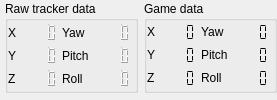
        <widget class="QFrame" name="top_display">
         <property name="sizePolicy">
          <sizepolicy hsizetype="Preferred" vsizetype="Maximum">
           <horstretch>0</horstretch>
           <verstretch>0</verstretch>
          </sizepolicy>
         </property>
         <property name="frameShape">
          <enum>QFrame::NoFrame</enum>
         </property>
         <property name="lineWidth">
          <number>0</number>
         </property>
         <layout class="QHBoxLayout" name="horizontalLayout_3">
          <property name="spacing">
           <number>6</number>
          </property>
          <property name="leftMargin">
           <number>5</number>
          </property>
          <property name="topMargin">
           <number>0</number>
          </property>
          <property name="rightMargin">
           <number>0</number>
          </property>
          <property name="bottomMargin">
           <number>6</number>
          </property>
          <item>
           <widget class="QGroupBox" name="box_raw_headpose">
            <property name="sizePolicy">
             <sizepolicy hsizetype="MinimumExpanding" vsizetype="Maximum">
              <horstretch>0</horstretch>
              <verstretch>0</verstretch>
             </sizepolicy>
            </property>
            <property name="title">
             <string>Raw tracker data</string>
            </property>
            <layout class="QGridLayout" name="gridLayout_12">
             <property name="leftMargin">
              <number>0</number>
             </property>
             <property name="topMargin">
              <number>0</number>
             </property>
             <property name="rightMargin">
              <number>0</number>
             </property>
             <property name="bottomMargin">
              <number>0</number>
             </property>
             <property name="spacing">
              <number>0</number>
             </property>
             <item row="0" column="3">
              <widget class="QLCDNumber" name="raw_yaw">
               <property name="enabled">
                <bool>true</bool>
               </property>
               <property name="sizePolicy">
                <sizepolicy hsizetype="Minimum" vsizetype="Minimum">
                 <horstretch>0</horstretch>
                 <verstretch>0</verstretch>
                </sizepolicy>
               </property>
               <property name="font">
                <font>
                 <stylestrategy>NoAntialias</stylestrategy>
                 <kerning>false</kerning>
                </font>
               </property>
               <property name="frameShape">
                <enum>QFrame::NoFrame</enum>
               </property>
               <property name="frameShadow">
                <enum>QFrame::Plain</enum>
               </property>
               <property name="lineWidth">
                <number>1</number>
               </property>
               <property name="smallDecimalPoint">
                <bool>true</bool>
               </property>
               <property name="digitCount">
                <number>4</number>
               </property>
               <property name="segmentStyle">
                <enum>QLCDNumber::Outline</enum>
               </property>
              </widget>
             </item>
             <item row="2" column="0">
              <widget class="QLabel" name="lblZ_4">
               <property name="enabled">
                <bool>true</bool>
               </property>
               <property name="sizePolicy">
                <sizepolicy hsizetype="Maximum" vsizetype="Minimum">
                 <horstretch>0</horstretch>
                 <verstretch>0</verstretch>
                </sizepolicy>
               </property>
               <property name="autoFillBackground">
                <bool>false</bool>
               </property>
               <property name="frameShadow">
                <enum>QFrame::Raised</enum>
               </property>
               <property name="text">
                <string>Z</string>
               </property>
              </widget>
             </item>
             <item row="1" column="2">
              <widget class="QLabel" name="lblRotY_4">
               <property name="sizePolicy">
                <sizepolicy hsizetype="Maximum" vsizetype="Minimum">
                 <horstretch>0</horstretch>
                 <verstretch>0</verstretch>
                </sizepolicy>
               </property>
               <property name="frameShadow">
                <enum>QFrame::Raised</enum>
               </property>
               <property name="text">
                <string>Pitch</string>
               </property>
              </widget>
             </item>
             <item row="1" column="3">
              <widget class="QLCDNumber" name="raw_pitch">
               <property name="enabled">
                <bool>true</bool>
               </property>
               <property name="sizePolicy">
                <sizepolicy hsizetype="Minimum" vsizetype="Minimum">
                 <horstretch>0</horstretch>
                 <verstretch>0</verstretch>
                </sizepolicy>
               </property>
               <property name="font">
                <font>
                 <stylestrategy>NoAntialias</stylestrategy>
                 <kerning>false</kerning>
                </font>
               </property>
               <property name="frameShape">
                <enum>QFrame::NoFrame</enum>
               </property>
               <property name="frameShadow">
                <enum>QFrame::Plain</enum>
               </property>
               <property name="lineWidth">
                <number>1</number>
               </property>
               <property name="smallDecimalPoint">
                <bool>true</bool>
               </property>
               <property name="digitCount">
                <number>4</number>
               </property>
               <property name="segmentStyle">
                <enum>QLCDNumber::Outline</enum>
               </property>
              </widget>
             </item>
             <item row="1" column="0">
              <widget class="QLabel" name="lblY_4">
               <property name="enabled">
                <bool>true</bool>
               </property>
               <property name="sizePolicy">
                <sizepolicy hsizetype="Maximum" vsizetype="Minimum">
                 <horstretch>0</horstretch>
                 <verstretch>0</verstretch>
                </sizepolicy>
               </property>
               <property name="autoFillBackground">
                <bool>false</bool>
               </property>
               <property name="frameShadow">
                <enum>QFrame::Raised</enum>
               </property>
               <property name="text">
                <string>Y</string>
               </property>
              </widget>
             </item>
             <item row="0" column="0">
              <widget class="QLabel" name="lblX_4">
               <property name="sizePolicy">
                <sizepolicy hsizetype="Maximum" vsizetype="Minimum">
                 <horstretch>0</horstretch>
                 <verstretch>0</verstretch>
                </sizepolicy>
               </property>
               <property name="frameShadow">
                <enum>QFrame::Raised</enum>
               </property>
               <property name="text">
                <string>X</string>
               </property>
              </widget>
             </item>
             <item row="0" column="1">
              <widget class="QLCDNumber" name="raw_x">
               <property name="enabled">
                <bool>true</bool>
               </property>
               <property name="sizePolicy">
                <sizepolicy hsizetype="Minimum" vsizetype="Minimum">
                 <horstretch>0</horstretch>
                 <verstretch>0</verstretch>
                </sizepolicy>
               </property>
               <property name="font">
                <font>
                 <stylestrategy>NoAntialias</stylestrategy>
                 <kerning>false</kerning>
                </font>
               </property>
               <property name="frameShape">
                <enum>QFrame::NoFrame</enum>
               </property>
               <property name="frameShadow">
                <enum>QFrame::Plain</enum>
               </property>
               <property name="lineWidth">
                <number>1</number>
               </property>
               <property name="smallDecimalPoint">
                <bool>true</bool>
               </property>
               <property name="digitCount">
                <number>4</number>
               </property>
               <property name="segmentStyle">
                <enum>QLCDNumber::Outline</enum>
               </property>
              </widget>
             </item>
             <item row="2" column="2">
              <widget class="QLabel" name="lblRotZ_4">
               <property name="sizePolicy">
                <sizepolicy hsizetype="Maximum" vsizetype="Minimum">
                 <horstretch>0</horstretch>
                 <verstretch>0</verstretch>
                </sizepolicy>
               </property>
               <property name="frameShadow">
                <enum>QFrame::Raised</enum>
               </property>
               <property name="text">
                <string>Roll</string>
               </property>
              </widget>
             </item>
             <item row="0" column="2">
              <widget class="QLabel" name="lblRotX_4">
               <property name="sizePolicy">
                <sizepolicy hsizetype="Maximum" vsizetype="Minimum">
                 <horstretch>0</horstretch>
                 <verstretch>0</verstretch>
                </sizepolicy>
               </property>
               <property name="frameShadow">
                <enum>QFrame::Raised</enum>
               </property>
               <property name="text">
                <string>Yaw</string>
               </property>
              </widget>
             </item>
             <item row="1" column="1">
              <widget class="QLCDNumber" name="raw_y">
               <property name="enabled">
                <bool>true</bool>
               </property>
               <property name="sizePolicy">
                <sizepolicy hsizetype="Minimum" vsizetype="Minimum">
                 <horstretch>0</horstretch>
                 <verstretch>0</verstretch>
                </sizepolicy>
               </property>
               <property name="font">
                <font>
                 <stylestrategy>NoAntialias</stylestrategy>
                 <kerning>false</kerning>
                </font>
               </property>
               <property name="frameShape">
                <enum>QFrame::NoFrame</enum>
               </property>
               <property name="frameShadow">
                <enum>QFrame::Plain</enum>
               </property>
               <property name="lineWidth">
                <number>1</number>
               </property>
               <property name="smallDecimalPoint">
                <bool>true</bool>
               </property>
               <property name="digitCount">
                <number>4</number>
               </property>
               <property name="segmentStyle">
                <enum>QLCDNumber::Outline</enum>
               </property>
              </widget>
             </item>
             <item row="2" column="3">
              <widget class="QLCDNumber" name="raw_roll">
               <property name="enabled">
                <bool>true</bool>
               </property>
               <property name="sizePolicy">
                <sizepolicy hsizetype="Minimum" vsizetype="Minimum">
                 <horstretch>0</horstretch>
                 <verstretch>0</verstretch>
                </sizepolicy>
               </property>
               <property name="font">
                <font>
                 <stylestrategy>NoAntialias</stylestrategy>
                 <kerning>false</kerning>
                </font>
               </property>
               <property name="frameShape">
                <enum>QFrame::NoFrame</enum>
               </property>
               <property name="frameShadow">
                <enum>QFrame::Plain</enum>
               </property>
               <property name="lineWidth">
                <number>1</number>
               </property>
               <property name="smallDecimalPoint">
                <bool>true</bool>
               </property>
               <property name="digitCount">
                <number>4</number>
               </property>
               <property name="segmentStyle">
                <enum>QLCDNumber::Outline</enum>
               </property>
              </widget>
             </item>
             <item row="2" column="1">
              <widget class="QLCDNumber" name="raw_z">
               <property name="enabled">
                <bool>true</bool>
               </property>
               <property name="sizePolicy">
                <sizepolicy hsizetype="Minimum" vsizetype="Minimum">
                 <horstretch>0</horstretch>
                 <verstretch>0</verstretch>
                </sizepolicy>
               </property>
               <property name="font">
                <font>
                 <stylestrategy>NoAntialias</stylestrategy>
                 <kerning>false</kerning>
                </font>
               </property>
               <property name="frameShape">
                <enum>QFrame::NoFrame</enum>
               </property>
               <property name="frameShadow">
                <enum>QFrame::Plain</enum>
               </property>
               <property name="lineWidth">
                <number>1</number>
               </property>
               <property name="smallDecimalPoint">
                <bool>true</bool>
               </property>
               <property name="digitCount">
                <number>4</number>
               </property>
               <property name="segmentStyle">
                <enum>QLCDNumber::Outline</enum>
               </property>
              </widget>
             </item>
            </layout>
           </widget>
          </item>
          <item>
           <widget class="QGroupBox" name="box_mapped_headpose">
            <property name="sizePolicy">
             <sizepolicy hsizetype="MinimumExpanding" vsizetype="Maximum">
              <horstretch>0</horstretch>
              <verstretch>0</verstretch>
             </sizepolicy>
            </property>
            <property name="title">
             <string>Game data</string>
            </property>
            <layout class="QGridLayout" name="gridLayout_14">
             <property name="leftMargin">
              <number>0</number>
             </property>
             <property name="topMargin">
              <number>0</number>
             </property>
             <property name="rightMargin">
              <number>0</number>
             </property>
             <property name="bottomMargin">
              <number>0</number>
             </property>
             <property name="spacing">
              <number>0</number>
             </property>
             <item row="1" column="3">
              <widget class="QLCDNumber" name="pose_pitch">
               <property name="enabled">
                <bool>true</bool>
               </property>
               <property name="sizePolicy">
                <sizepolicy hsizetype="Minimum" vsizetype="Maximum">
                 <horstretch>0</horstretch>
                 <verstretch>0</verstretch>
                </sizepolicy>
               </property>
               <property name="font">
                <font>
                 <stylestrategy>NoAntialias</stylestrategy>
                 <kerning>false</kerning>
                </font>
               </property>
               <property name="frameShape">
                <enum>QFrame::NoFrame</enum>
               </property>
               <property name="smallDecimalPoint">
                <bool>true</bool>
               </property>
               <property name="digitCount">
                <number>4</number>
               </property>
               <property name="segmentStyle">
                <enum>QLCDNumber::Flat</enum>
               </property>
              </widget>
             </item>
             <item row="0" column="3">
              <widget class="QLCDNumber" name="pose_yaw">
               <property name="enabled">
                <bool>true</bool>
               </property>
               <property name="sizePolicy">
                <sizepolicy hsizetype="Minimum" vsizetype="Maximum">
                 <horstretch>0</horstretch>
                 <verstretch>0</verstretch>
                </sizepolicy>
               </property>
               <property name="font">
                <font>
                 <stylestrategy>NoAntialias</stylestrategy>
                 <kerning>false</kerning>
                </font>
               </property>
               <property name="frameShape">
                <enum>QFrame::NoFrame</enum>
               </property>
               <property name="smallDecimalPoint">
                <bool>true</bool>
               </property>
               <property name="digitCount">
                <number>4</number>
               </property>
               <property name="segmentStyle">
                <enum>QLCDNumber::Flat</enum>
               </property>
              </widget>
             </item>
             <item row="2" column="1">
              <widget class="QLCDNumber" name="pose_z">
               <property name="enabled">
                <bool>true</bool>
               </property>
               <property name="sizePolicy">
                <sizepolicy hsizetype="Minimum" vsizetype="Maximum">
                 <horstretch>0</horstretch>
                 <verstretch>0</verstretch>
                </sizepolicy>
               </property>
               <property name="font">
                <font>
                 <stylestrategy>NoAntialias</stylestrategy>
                 <kerning>false</kerning>
                </font>
               </property>
               <property name="frameShape">
                <enum>QFrame::NoFrame</enum>
               </property>
               <property name="smallDecimalPoint">
                <bool>true</bool>
               </property>
               <property name="digitCount">
                <number>4</number>
               </property>
               <property name="segmentStyle">
                <enum>QLCDNumber::Flat</enum>
               </property>
              </widget>
             </item>
             <item row="0" column="0">
              <widget class="QLabel" name="lblx">
               <property name="sizePolicy">
                <sizepolicy hsizetype="Maximum" vsizetype="Maximum">
                 <horstretch>0</horstretch>
                 <verstretch>0</verstretch>
                </sizepolicy>
               </property>
               <property name="frameShadow">
                <enum>QFrame::Raised</enum>
               </property>
               <property name="text">
                <string>X</string>
               </property>
              </widget>
             </item>
             <item row="1" column="0">
              <widget class="QLabel" name="lblY_2">
               <property name="enabled">
                <bool>true</bool>
               </property>
               <property name="sizePolicy">
                <sizepolicy hsizetype="Maximum" vsizetype="Maximum">
                 <horstretch>0</horstretch>
                 <verstretch>0</verstretch>
                </sizepolicy>
               </property>
               <property name="autoFillBackground">
                <bool>false</bool>
               </property>
               <property name="frameShadow">
                <enum>QFrame::Raised</enum>
               </property>
               <property name="text">
                <string>Y</string>
               </property>
              </widget>
             </item>
             <item row="0" column="1">
              <widget class="QLCDNumber" name="pose_x">
               <property name="enabled">
                <bool>true</bool>
               </property>
               <property name="sizePolicy">
                <sizepolicy hsizetype="Minimum" vsizetype="Maximum">
                 <horstretch>0</horstretch>
                 <verstretch>0</verstretch>
                </sizepolicy>
               </property>
               <property name="font">
                <font>
                 <stylestrategy>NoAntialias</stylestrategy>
                 <kerning>false</kerning>
                </font>
               </property>
               <property name="frameShape">
                <enum>QFrame::NoFrame</enum>
               </property>
               <property name="smallDecimalPoint">
                <bool>true</bool>
               </property>
               <property name="digitCount">
                <number>4</number>
               </property>
               <property name="segmentStyle">
                <enum>QLCDNumber::Flat</enum>
               </property>
              </widget>
             </item>
             <item row="1" column="2">
              <widget class="QLabel" name="lblRotY_2">
               <property name="sizePolicy">
                <sizepolicy hsizetype="Maximum" vsizetype="Maximum">
                 <horstretch>0</horstretch>
                 <verstretch>0</verstretch>
                </sizepolicy>
               </property>
               <property name="frameShadow">
                <enum>QFrame::Raised</enum>
               </property>
               <property name="text">
                <string>Pitch</string>
               </property>
              </widget>
             </item>
             <item row="2" column="2">
              <widget class="QLabel" name="lblRotZ_2">
               <property name="sizePolicy">
                <sizepolicy hsizetype="Maximum" vsizetype="Maximum">
                 <horstretch>0</horstretch>
                 <verstretch>0</verstretch>
                </sizepolicy>
               </property>
               <property name="frameShadow">
                <enum>QFrame::Raised</enum>
               </property>
               <property name="text">
                <string>Roll</string>
               </property>
              </widget>
             </item>
             <item row="0" column="2">
              <widget class="QLabel" name="lblRotX_2">
               <property name="sizePolicy">
                <sizepolicy hsizetype="Maximum" vsizetype="Maximum">
                 <horstretch>0</horstretch>
                 <verstretch>0</verstretch>
                </sizepolicy>
               </property>
               <property name="frameShadow">
                <enum>QFrame::Raised</enum>
               </property>
               <property name="text">
                <string>Yaw</string>
               </property>
              </widget>
             </item>
             <item row="2" column="0">
              <widget class="QLabel" name="lblZ_2">
               <property name="enabled">
                <bool>true</bool>
               </property>
               <property name="sizePolicy">
                <sizepolicy hsizetype="Maximum" vsizetype="Maximum">
                 <horstretch>0</horstretch>
                 <verstretch>0</verstretch>
                </sizepolicy>
               </property>
               <property name="autoFillBackground">
                <bool>false</bool>
               </property>
               <property name="frameShadow">
                <enum>QFrame::Raised</enum>
               </property>
               <property name="text">
                <string>Z</string>
               </property>
              </widget>
             </item>
             <item row="1" column="1">
              <widget class="QLCDNumber" name="pose_y">
               <property name="enabled">
                <bool>true</bool>
               </property>
               <property name="sizePolicy">
                <sizepolicy hsizetype="Minimum" vsizetype="Maximum">
                 <horstretch>0</horstretch>
                 <verstretch>0</verstretch>
                </sizepolicy>
               </property>
               <property name="font">
                <font>
                 <stylestrategy>NoAntialias</stylestrategy>
                 <kerning>false</kerning>
                </font>
               </property>
               <property name="frameShape">
                <enum>QFrame::NoFrame</enum>
               </property>
               <property name="smallDecimalPoint">
                <bool>true</bool>
               </property>
               <property name="digitCount">
                <number>4</number>
               </property>
               <property name="segmentStyle">
                <enum>QLCDNumber::Flat</enum>
               </property>
              </widget>
             </item>
             <item row="2" column="3">
              <widget class="QLCDNumber" name="pose_roll">
               <property name="enabled">
                <bool>true</bool>
               </property>
               <property name="sizePolicy">
                <sizepolicy hsizetype="Minimum" vsizetype="Maximum">
                 <horstretch>0</horstretch>
                 <verstretch>0</verstretch>
                </sizepolicy>
               </property>
               <property name="font">
                <font>
                 <stylestrategy>NoAntialias</stylestrategy>
                 <kerning>false</kerning>
                </font>
               </property>
               <property name="frameShape">
                <enum>QFrame::NoFrame</enum>
               </property>
               <property name="smallDecimalPoint">
                <bool>true</bool>
               </property>
               <property name="digitCount">
                <number>4</number>
               </property>
               <property name="segmentStyle">
                <enum>QLCDNumber::Flat</enum>
               </property>
              </widget>
             </item>
            </layout>
           </widget>
          </item>
         </layout>
        </widget>
